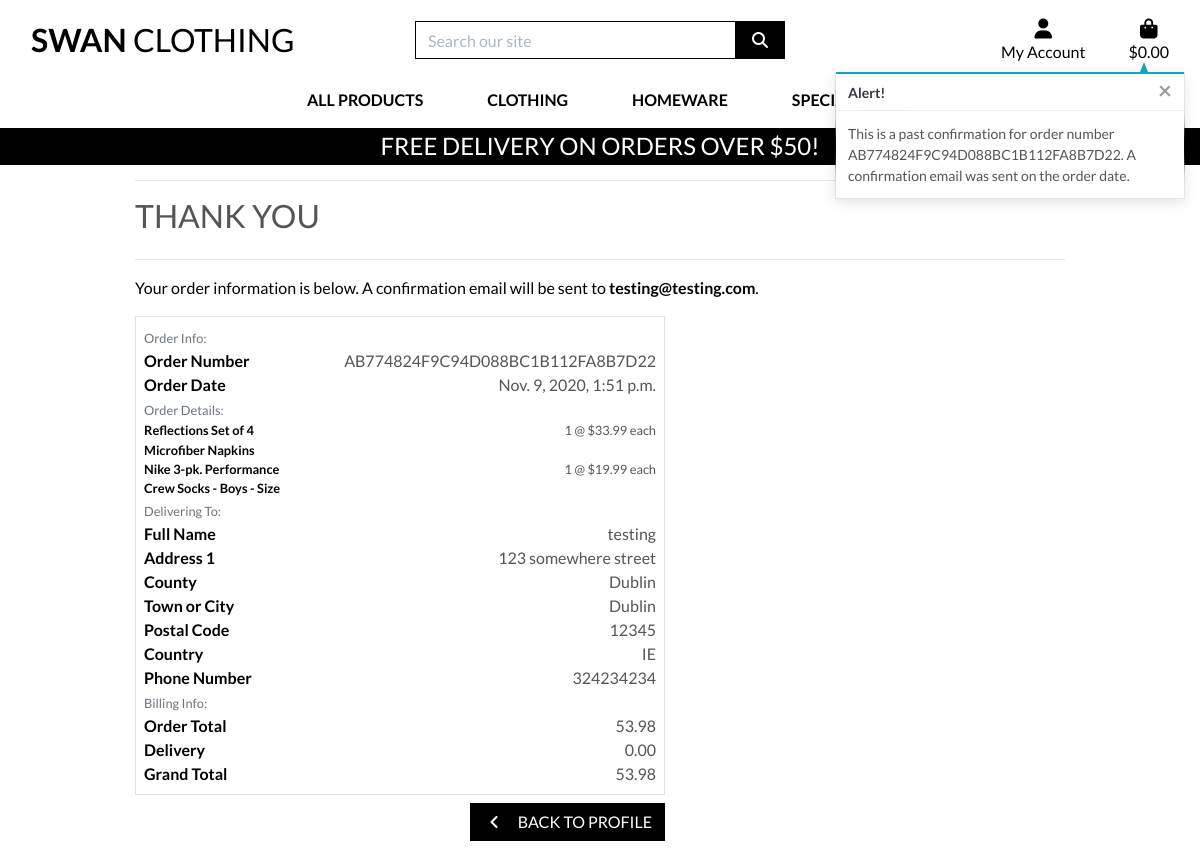
Page /profile/order_history/AB774824F9C94D088BC1B112FA8B7D22 on the earlier database version.
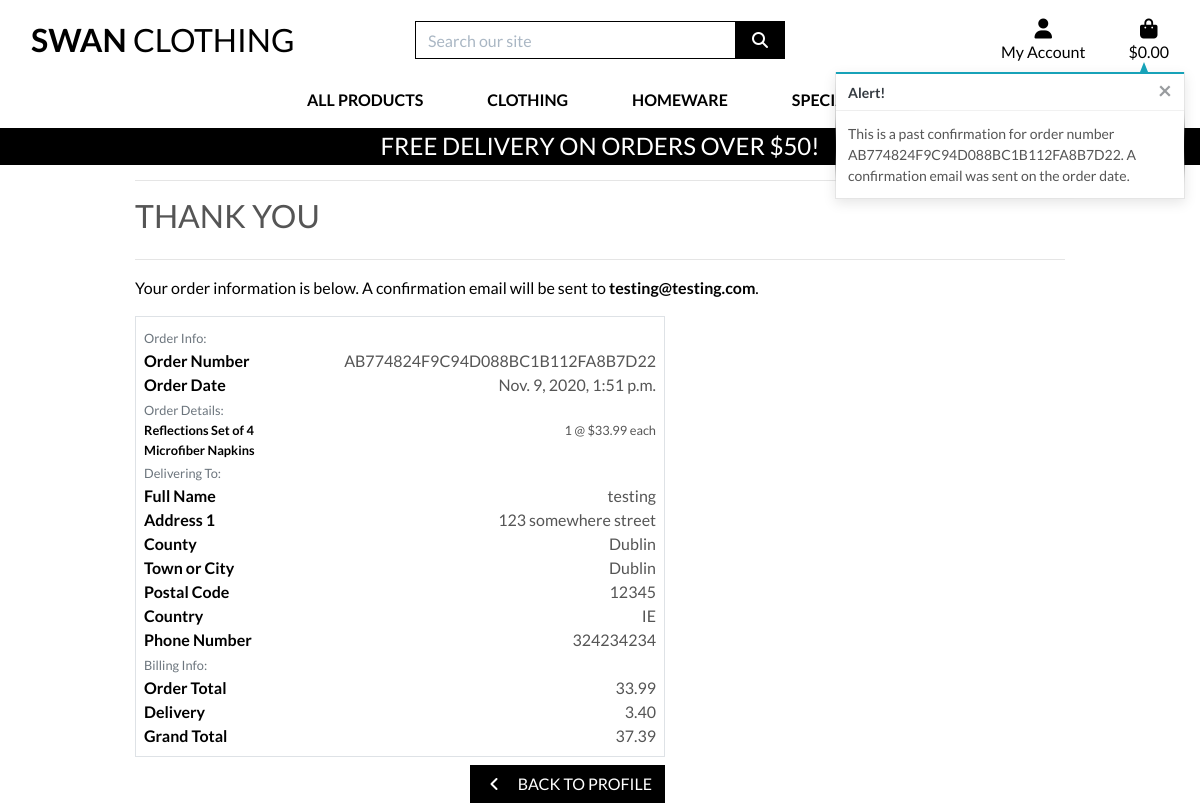
Same page on the later database version.
### checkout/models.py (models this page shows, shortened)
class OrderLineItem(models.Model):
    order = models.ForeignKey(Order, null=False, blank=False, on_delete=models.CASCADE, related_name='lineitems')
    product = models.ForeignKey(Product, null=False, blank=False, on_delete=models.CASCADE)
    product_size = models.CharField(max_length=2, null=True, blank=True) # XS, S, M, L, XL
    quantity = models.IntegerField(null=False, blank=False, default=0)
    lineitem_total = models.DecimalField(max_digits=6, decimal_places=2, null=False, blank=False, editable=False)

class Order(models.Model):
    order_number = models.CharField(max_length=32, null=False, editable=False)
    user_profile = models.ForeignKey(UserProfile, on_delete=models.SET_NULL,
                                     null=True, blank=True, related_name='orders')
    full_name = models.CharField(max_length=50, null=False, blank=False)
    email = models.EmailField(max_length=254, null=False, blank=False)
    phone_number = models.CharField(max_length=20, null=False, blank=False)
    country = CountryField(blank_label='Country *', null=False, blank=False)
    postcode = models.CharField(max_length=20, null=True, blank=True)
    town_or_city = models.CharField(max_length=40, null=False, blank=False)
    street_address1 = models.CharField(max_length=80, null=False, blank=False)
    street_address2 = models.CharField(max_length=80, null=True, blank=True)
    county = models.CharField(max_length=80, null=True, blank=True)
    date = models.DateTimeField(auto_now_add=True)
    delivery_cost = models.DecimalField(max_digits=6, decimal_places=2, null=False, default=0)
    order_total = models.DecimalField(max_digits=10, decimal_places=2, null=False, default=0)
    grand_total = models.DecimalField(max_digits=10, decimal_places=2, null=False, default=0)
    original_bag = models.TextField(null=False, blank=False, default='')
    stripe_pid = models.CharField(max_length=254, null=False, blank=False, default='')

### products/models.py (models this page shows, shortened)
class Product(models.Model):
    category = models.ForeignKey('Category', null=True, blank=True, on_delete=models.SET_NULL)
    sku = models.CharField(max_length=254, null=True, blank=True)
    name = models.CharField(max_length=254)
    description = models.TextField()
    has_sizes = models.BooleanField(default=False, null=True, blank=True)
    price = models.DecimalField(max_digits=6, decimal_places=2)
    rating = models.DecimalField(max_digits=6, decimal_places=2, null=True, blank=True)
    image_url = models.URLField(max_length=1024, null=True, blank=True)
    image = models.ImageField(null=True, blank=True)

### profiles/views.py (the view)
# urls.py: path('order_history/<order_number>', views.order_history, name='order_history'),
def order_history(request, order_number):
    order = get_object_or_404(Order, order_number=order_number)
    messages.info(request, (
        f'This is a past confirmation for order number {order_number}. '
        'A confirmation email was sent on the order date.'
    ))
    template = 'checkout/checkout_success.html'
    context = {
        'order': order,
        'from_profile': True,
    }
    return render(request, template, context)

### bag/contexts.py (called while the page is built, shortened)
def bag_contents(request):
    bag_items = []
    total = 0
    product_count = 0
    bag = request.session.get('bag', {})
    if total < settings.FREE_DELIVERY_THRESHOLD:
        delivery = total * Decimal(settings.STANDARD_DELIVERY_PERCENTAGE / 100)
        free_delivery_delta = settings.FREE_DELIVERY_THRESHOLD - total
    else:
        delivery = 0
        free_delivery_delta = 0
    grand_total = delivery + total
    context = {
        'bag_items': bag_items,
        'total': total,
        'product_count': product_count,
        'delivery': delivery,
        'free_delivery_delta': free_delivery_delta,
        'free_delivery_threshold': settings.FREE_DELIVERY_THRESHOLD,
        'grand_total': grand_total,
    }
    return context

### checkout/templates/checkout/checkout_success.html (shortened to what the changed rows need)
{% extends "base.html" %}
{% load static %}
{% block extra_css %}
    <link rel="stylesheet" href="{% static 'checkout/css/checkout.css' %}">
{% endblock %}
{% block content %}
    <div class="container">
        <div class="row">
            <div class="col">
                <h2 class="logo-font mb-4">Thank You</h2>
                <p class="text-black">Your order information is below. A confirmation email will be sent to <strong>{{ order.email }}</strong>.</p>
            </div>
        </div>
        <div class="row">
            <div class="col-12 col-lg-7">
                <div class="order-confirmation-wrapper p-2 border">
                    <div class="row">
                        <div class="col-12 col-md-8 text-md-right">
                            <p class="mb-0">{{ order.order_number }}</p>
                        </div>
                    </div>
                    <div class="row">
                        <div class="col-12 col-md-8 text-md-right">
                            <p class="mb-0">{{ order.date }}</p>
                        </div>
                    </div>
                    {% for item in order.lineitems.all %}
                    <div class="row">
                        <div class="col-12 col-md-4">
                            <p class="small mb-0 text-black font-weight-bold">
                                {{ item.product.name }}{% if item.product_size %} - Size {{ item.product.size|upper }}{% endif %}
                            </p>
                        </div>
                        <div class="col-12 col-md-8 text-md-right">
                            <p class="small mb-0">{{ item.quantity }} @ ${{ item.product.price }} each</p>
                        </div>
                    </div>
                    {% endfor %}
                    <div class="row">
                        <div class="col-12 col-md-8 text-md-right">
                            <p class="mb-0">{{ order.full_name }}</p>
                        </div>
                    </div>
                    <div class="row">
                        <div class="col-12 col-md-8 text-md-right">
                            <p class="mb-0">{{ order.street_address1 }}</p>
                        </div>
                    </div>
                    {% if order.county %}
                    <div class="row">
                        <div class="col-12 col-md-4">
                            <p class="mb-0 text-black font-weight-bold">County</p>
                        </div>
                        <div class="col-12 col-md-8 text-md-right">
                            <p class="mb-0">{{ order.county }}</p>
                        </div>
                    </div>
                    {% endif %}
                    <div class="row">
                        <div class="col-12 col-md-8 text-md-right">
                            <p class="mb-0">{{ order.town_or_city }}</p>
                        </div>
                    </div>
                    {% if order.postcode %}
                    <div class="row">
                        <div class="col-12 col-md-4">
                            <p class="mb-0 text-black font-weight-bold">Postal Code</p>
                        </div>
                        <div class="col-12 col-md-8 text-md-right">
                            <p class="mb-0">{{ order.postcode }}</p>
                        </div>
                    </div>
                    {% endif %}
                    <div class="row">
                        <div class="col-12 col-md-8 text-md-right">
                            <p class="mb-0">{{ order.country }}</p>
                        </div>
                    </div>
                    <div class="row">
                        <div class="col-12 col-md-8 text-md-right">
                            <p class="mb-0">{{ order.phone_number }}</p>
                        </div>
                    </div>
                    <div class="row">
                        <div class="col-12 col-md-8 text-md-right">
                            <p class="mb-0">{{ order.order_total }}</p>
                        </div>
                    </div>
                    <div class="row">
                        <div class="col-12 col-md-8 text-md-right">
                            <p class="mb-0">{{ order.delivery_cost }}</p>
                        </div>
                    </div>
                    <div class="row">
                        <div class="col-12 col-md-8 text-md-right">
                            <p class="mb-0">{{ order.grand_total }}</p>
                        </div>
                    </div>
                </div>
            </div>
        </div>
    </div>
{% endblock %}

Differences in the rows shown:
removed OrderLineItem: product.name "Nike 3-pk. Performance Crew Socks - Boys", quantity "1", product.price "19.99"
changed Order "testing@testing.com": order_total "53.98" → "33.99"; delivery_cost "0.00" → "3.40"; grand_total "53.98" → "37.39"
